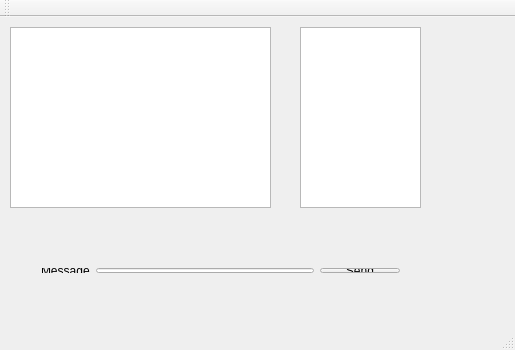
<?xml version="1.0" encoding="UTF-8"?>
<ui version="4.0">
 <class>MainWindow</class>
 <widget class="QMainWindow" name="MainWindow">
  <property name="geometry">
   <rect>
    <x>0</x>
    <y>0</y>
    <width>515</width>
    <height>350</height>
   </rect>
  </property>
  <property name="windowTitle">
   <string>MainWindow</string>
  </property>
  <widget class="QWidget" name="centralWidget">
   <widget class="QTextEdit" name="textEdit">
    <property name="geometry">
     <rect>
      <x>10</x>
      <y>10</y>
      <width>261</width>
      <height>181</height>
     </rect>
    </property>
   </widget>
   <widget class="QListWidget" name="listWidget">
    <property name="geometry">
     <rect>
      <x>300</x>
      <y>10</y>
      <width>121</width>
      <height>181</height>
     </rect>
    </property>
   </widget>
   <widget class="QWidget" name="">
    <property name="geometry">
     <rect>
      <x>30</x>
      <y>240</y>
      <width>381</width>
      <height>27</height>
     </rect>
    </property>
    <layout class="QHBoxLayout" name="horizontalLayout">
     <item>
      <widget class="QLabel" name="label">
       <property name="text">
        <string>Message</string>
       </property>
      </widget>
     </item>
     <item>
      <widget class="QLineEdit" name="lineEdit">
       <property name="text">
        <string/>
       </property>
      </widget>
     </item>
     <item>
      <widget class="QPushButton" name="pushButton">
       <property name="text">
        <string>Send</string>
       </property>
      </widget>
     </item>
    </layout>
   </widget>
  </widget>
  <widget class="QMenuBar" name="menuBar">
   <property name="geometry">
    <rect>
     <x>0</x>
     <y>0</y>
     <width>515</width>
     <height>25</height>
    </rect>
   </property>
  </widget>
  <widget class="QToolBar" name="mainToolBar">
   <attribute name="toolBarArea">
    <enum>TopToolBarArea</enum>
   </attribute>
   <attribute name="toolBarBreak">
    <bool>true</bool>
   </attribute>
  </widget>
  <widget class="QStatusBar" name="statusBar"/>
 </widget>
 <layoutdefault spacing="6" margin="11"/>
 <resources/>
 <connections/>
</ui>
